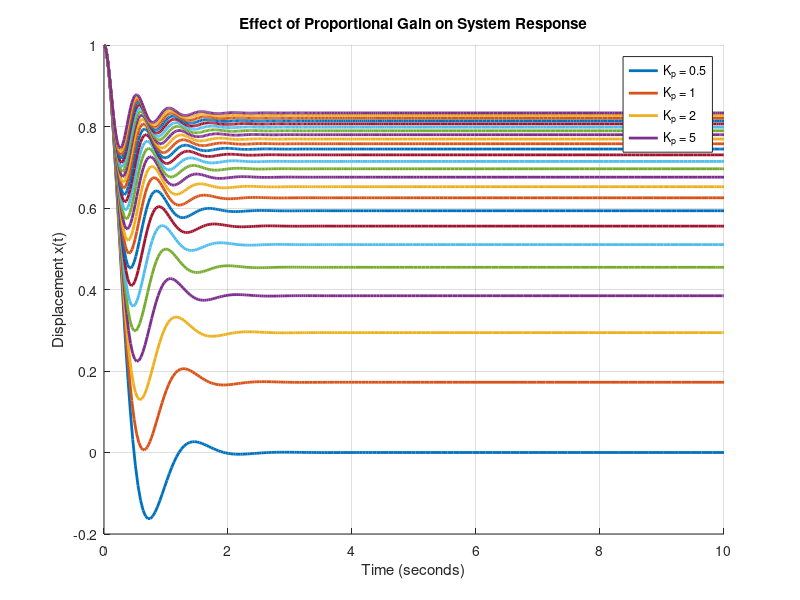

This chart was generated by the following MATLAB code:
% Define different values for the proportional gain K_p
K_p_values = linspace(0,5, 25);
zeta = 0.5;
omega_n = 5;
r=1;
t_span = [0 10];
% Initial conditions [x(0) = 1 (initial displacement), x_dot(0) = 0 (initial velocity)]
X0 = [1; 0];

% Loop through each K_p and plot the step response
figure;
hold on;
for K_p = K_p_values
    sys = @(t, X) [X(2); -2*zeta*omega_n*X(2) - omega_n^2*X(1) + omega_n^2*K_p*(r - X(1))];
    [t, X] = ode45(sys, t_span, X0);
    plot(t, X(:,1), 'LineWidth', 2);
end
legend('K_p = 0.5', 'K_p = 1', 'K_p = 2', 'K_p = 5');
title('Effect of Proportional Gain on System Response');
xlabel('Time (seconds)');
ylabel('Displacement x(t)');
grid on;